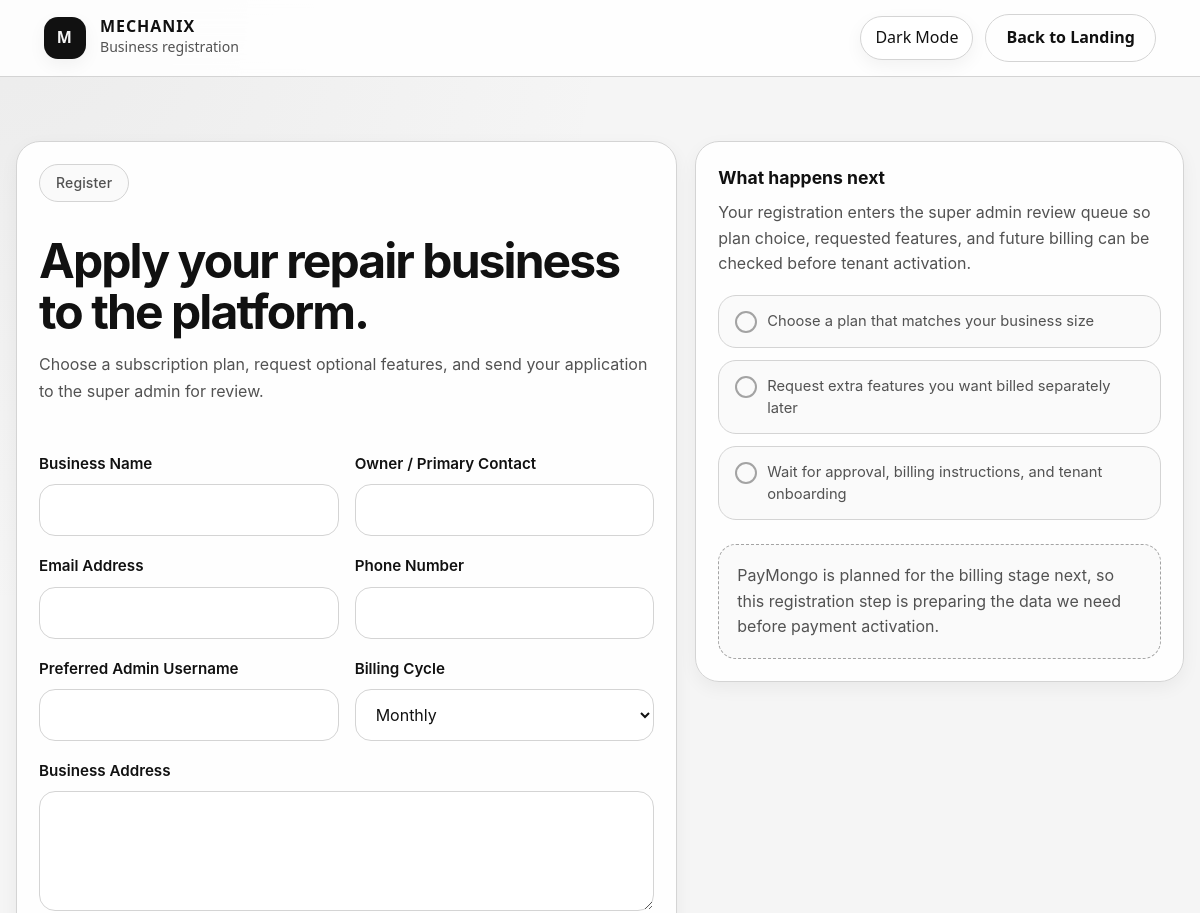
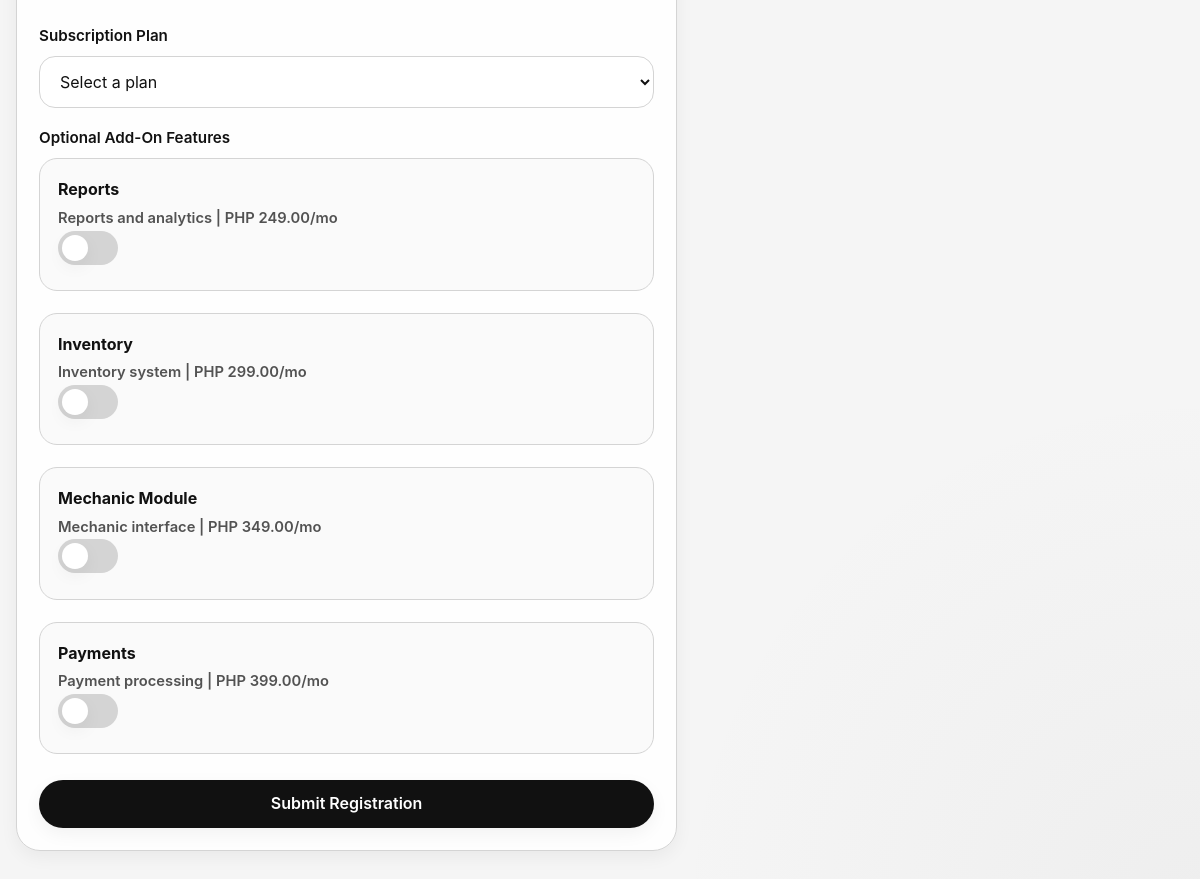
/register.php, run on the app's committed database (2 pictures, top to bottom).
### tables this page shows
CREATE TABLE `feature_pricing` (
  `feature_pricing_id` int(11) NOT NULL,
  `feature_id` int(11) NOT NULL,
  `monthly_addon_price` decimal(10,2) NOT NULL DEFAULT 0.00,
  `yearly_addon_price` decimal(10,2) DEFAULT NULL,
  `is_active` tinyint(1) NOT NULL DEFAULT 1
);

CREATE TABLE `features` (
  `feature_id` int(11) NOT NULL,
  `feature_name` varchar(100) NOT NULL,
  `description` varchar(255) DEFAULT NULL
);

### register.php (the view, shortened to what this page needs)
<?php
$addons = [];
$oldInput = $_SESSION['registration_old_input'] ?? [];
try {
    $pdo = Database::getInstance();
    $addons = $pdo->query("
        SELECT
            f.feature_id,
            f.feature_name,
            f.description,
            fp.monthly_addon_price,
            fp.yearly_addon_price
        FROM feature_pricing fp
        INNER JOIN features f ON f.feature_id = fp.feature_id
        WHERE fp.is_active = 1
        ORDER BY fp.monthly_addon_price ASC, f.feature_name ASC
    ")->fetchAll();
} catch (PDOException $e) {
    $formError = 'Registration options could not be loaded: ' . $e->getMessage();
}
function registerValue($oldInput, $key) {
    return htmlspecialchars($oldInput[$key] ?? '', ENT_QUOTES, 'UTF-8');
}
function registerMoney($amount) {
    return 'PHP ' . number_format((float) $amount, 2);
}
function registerFeatureLabel($featureName) {
    return ucwords(str_replace('_', ' ', $featureName));
}
?>
<!DOCTYPE html>
<html lang="en" data-theme="light">
<head>
    <link rel="stylesheet" href="assets/css/styles.css">
</head>
<body class="page-shell">
    <div class="topbar">
        <div class="topbar-inner">
            <div class="brand">
                <div class="brand-mark">M</div>
                <div class="brand-text">
                    <h1>MECHANIX</h1>
                    <p>Business registration</p>
                </div>
            </div>
            <div class="nav-actions">
                <button type="button" class="theme-toggle" data-theme-toggle>Dark Mode</button>
                <a href="index.php" class="btn btn-secondary">Back to Landing</a>
            </div>
        </div>
    </div>
    <main class="section-block">
        <div class="container registration-layout">
            <article class="content-card registration-panel">
                <div class="section-heading">
                    <p class="eyebrow">Register</p>
                    <h2>Apply your repair business to the platform.</h2>
                    <p>Choose a subscription plan, request optional features, and send your application to the super admin for review.</p>
                </div>
                <form action="actions/register_business.php" method="POST">
                    <div class="form-grid">
                        <div class="form-group">
                            <label for="business_name">Business Name</label>
                            <input class="form-control" type="text" id="business_name" name="business_name" value="<?= registerValue($oldInput, 'business_name') ?>" required>
                        </div>
                        <div class="form-group">
                            <label for="owner_full_name">Owner / Primary Contact</label>
                            <input class="form-control" type="text" id="owner_full_name" name="owner_full_name" value="<?= registerValue($oldInput, 'owner_full_name') ?>" required>
                        </div>
                    </div>
                    <div class="form-grid">
                        <div class="form-group">
                            <label for="email">Email Address</label>
                            <input class="form-control" type="email" id="email" name="email" value="<?= registerValue($oldInput, 'email') ?>" required>
                        </div>
                        <div class="form-group">
                            <label for="phone">Phone Number</label>
                            <input class="form-control" type="text" id="phone" name="phone" value="<?= registerValue($oldInput, 'phone') ?>">
                        </div>
                    </div>
                    <div class="form-grid">
                        <div class="form-group">
                            <label for="preferred_username">Preferred Admin Username</label>
                            <input class="form-control" type="text" id="preferred_username" name="preferred_username" value="<?= registerValue($oldInput, 'preferred_username') ?>">
                        </div>
                        <div class="form-group">
                            <label for="billing_cycle">Billing Cycle</label>
                            <select class="form-control" id="billing_cycle" name="billing_cycle" required>
                                <option value="monthly"<?= (($oldInput['billing_cycle'] ?? 'monthly') === 'monthly') ? ' selected' : '' ?>>Monthly</option>
                            </select>
                        </div>
                    </div>
                    <div class="form-group">
                        <label for="address">Business Address</label>
                        <textarea class="form-control form-textarea" id="address" name="address"><?= registerValue($oldInput, 'address') ?></textarea>
                    </div>
                    <div class="form-group">
                        <label for="selected_plan_id">Subscription Plan</label>
                        <select class="form-control" id="selected_plan_id" name="selected_plan_id" required>
                            <option value="">Select a plan</option>
                        </select>
                    </div>
                    <div class="form-group">
                        <label>Optional Add-On Features</label>
                        <div class="feature-toggle-grid">
                            <?php foreach ($addons as $addon): ?>
                                <label class="feature-toggle-card">
                                    <span class="feature-toggle-copy">
                                        <strong><?= htmlspecialchars(registerFeatureLabel($addon['feature_name']), ENT_QUOTES, 'UTF-8') ?></strong>
                                        <span>
                                            <?= htmlspecialchars($addon['description'] ?: 'Optional platform add-on.', ENT_QUOTES, 'UTF-8') ?> |
                                            <?= htmlspecialchars(registerMoney($addon['monthly_addon_price']), ENT_QUOTES, 'UTF-8') ?>/mo
                                        </span>
                                    </span>
                                    <span class="switch">
                                        <span class="switch-slider"></span>
                                    </span>
                                </label>
                            <?php endforeach; ?>
                        </div>
                    </div>
                    <button type="submit" class="btn btn-primary btn-full">Submit Registration</button>
                </form>
            </article>
            <aside class="content-card registration-side">
                <h3>What happens next</h3>
                <p>Your registration enters the super admin review queue so plan choice, requested features, and future billing can be checked before tenant activation.</p>
                <div class="checklist">
                    <div class="checklist-item">Choose a plan that matches your business size</div>
                    <div class="checklist-item">Request extra features you want billed separately later</div>
                    <div class="checklist-item">Wait for approval, billing instructions, and tenant onboarding</div>
                </div>
                <div class="table-placeholder">
                    PayMongo is planned for the billing stage next, so this registration step is preparing the data we need before payment activation.
                </div>
            </aside>
        </div>
    </main>
</body>
</html>

### assets/css/base.css (style rules this page uses)
html { scroll-behavior: smooth; }
body { font-family: "Inter", "Segoe UI", Arial, sans-serif; background: var(--bg); color: var(--text); line-height: 1.6; transition: background var(--transition), color var(--transition); }
a { text-decoration: none; color: inherit; }
button, input, select, textarea { font: inherit; }
.page-shell { min-height: 100vh; background: radial-gradient(circle at top left, rgba(127, 127, 127, 0.08), transparent 28%), radial-gradient(circle at bottom right, rgba(127, 127, 127, 0.06), transparent 24%), var(--bg); }
.container { width: min(100% - 32px, var(--max-width)); margin: 0 auto; }
.topbar { position: sticky; top: 0; z-index: var(--z-sticky); backdrop-filter: blur(16px); background: color-mix(in srgb, var(--bg) 82%, transparent); border-bottom: 1px solid var(--border); }
.topbar-inner { width: min(100% - 32px, var(--max-width)); margin: 0 auto; min-height: 76px; display: flex; align-items: center; justify-content: space-between; gap: 16px; }
.brand { display: flex; align-items: center; gap: 14px; }
.brand-mark { width: 42px; height: 42px; border-radius: 14px; background: var(--text); color: var(--bg); display: grid; place-items: center; font-weight: 800; letter-spacing: 0.08em; box-shadow: var(--shadow-soft); }
.brand-text h1, .brand-text h2 { font-size: 1rem; line-height: 1.1; letter-spacing: 0.06em; }
.brand-text p { color: var(--text-soft); font-size: 0.88rem; }
.nav-actions { display: flex; align-items: center; gap: 12px; }
.theme-toggle { border: 1px solid var(--border); background: var(--bg-soft); color: var(--text); height: 44px; min-width: 44px; padding: 0 14px; border-radius: 999px; cursor: pointer; transition: all var(--transition); display: inline-flex; align-items: center; justify-content: center; gap: 8px; box-shadow: var(--shadow-soft); }
.btn { display: inline-flex; align-items: center; justify-content: center; gap: 10px; height: 48px; padding: 0 20px; border-radius: 999px; border: 1px solid transparent; cursor: pointer; transition: all var(--transition); font-weight: 600; }
.btn-primary { background: var(--button-bg); color: var(--button-text); box-shadow: var(--shadow-soft); }
.btn-secondary { background: transparent; color: var(--text); border-color: var(--border); }
.btn-full { width: 100%; }

### assets/css/landing.css (style rules this page uses)
﻿ .landing-main, .landing-main h1, .landing-main h2, .landing-main h3, .landing-main p, .topbar { font-family: 'DM Sans', system-ui, -apple-system, sans-serif; }
.topbar { position: sticky; top: 0; z-index: var(--z-sticky); background: color-mix(in srgb, var(--bg-soft) 88%, transparent); backdrop-filter: blur(16px); -webkit-backdrop-filter: blur(16px); border-bottom: 1px solid var(--border); }
.topbar-inner { max-width: var(--max-width); margin: 0 auto; padding: 0 28px; height: 64px; display: flex; align-items: center; justify-content: space-between; }
.eyebrow { display: inline-flex; align-items: center; gap: 8px; padding: 7px 16px; border-radius: 999px; border: 1px solid var(--border); color: var(--text-soft); margin-bottom: 24px; font-size: 0.875rem; font-weight: 500; background: var(--bg-elevated); letter-spacing: 0.01em; }
.section-block { padding: 64px 0; }
.section-heading { margin-bottom: 48px; max-width: 700px; }
.section-heading h2 { font-size: clamp(2rem, 4vw, 3rem); line-height: 1.05; letter-spacing: -0.04em; margin: 10px 0 14px; font-weight: 700; }
.section-heading p:last-child { color: var(--text-soft); max-width: 65ch; line-height: 1.65; }
.form-group { margin-bottom: 18px; }
.form-group label { display: block; font-weight: 600; margin-bottom: 8px; font-size: 0.95rem; }
.form-control { width: 100%; height: 52px; border-radius: 16px; border: 1px solid var(--border); background: var(--input-bg); color: var(--text); padding: 0 16px; outline: none; font-family: inherit; font-size: 1rem; transition: all var(--transition); }
.form-textarea { height: auto; min-height: 120px; padding: 16px; resize: vertical; }
.checklist { display: flex; flex-direction: column; gap: 10px; margin: 16px 0 24px; }
.checklist-item { display: flex; align-items: flex-start; gap: 10px; font-size: 0.92rem; color: var(--text-soft); line-height: 1.5; }
.checklist-item::before { content: ''; width: 18px; height: 18px; border-radius: 50%; border: 2px solid var(--border-strong); flex-shrink: 0; margin-top: 1px; }

### data on the page
feature_pricing: feature.feature_name "Reports", feature.description "Reports and analytics", monthly_addon_price "PHP 249.00"
feature_pricing: feature.feature_name "Inventory", feature.description "Inventory system", monthly_addon_price "PHP 299.00"
feature_pricing: feature.feature_name "Mechanic Module", feature.description "Mechanic interface", monthly_addon_price "PHP 349.00"
feature_pricing: feature.feature_name "Payments", feature.description "Payment processing", monthly_addon_price "PHP 399.00"
